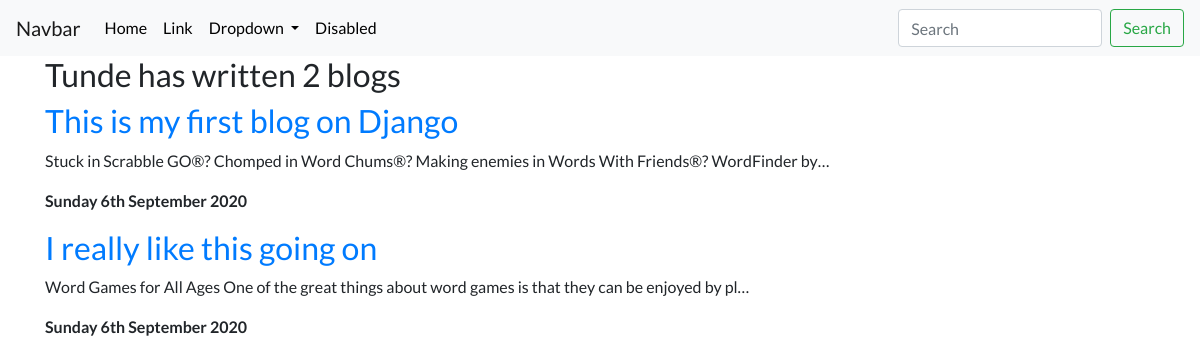
/blog/, run on an earlier commit of the app's database.
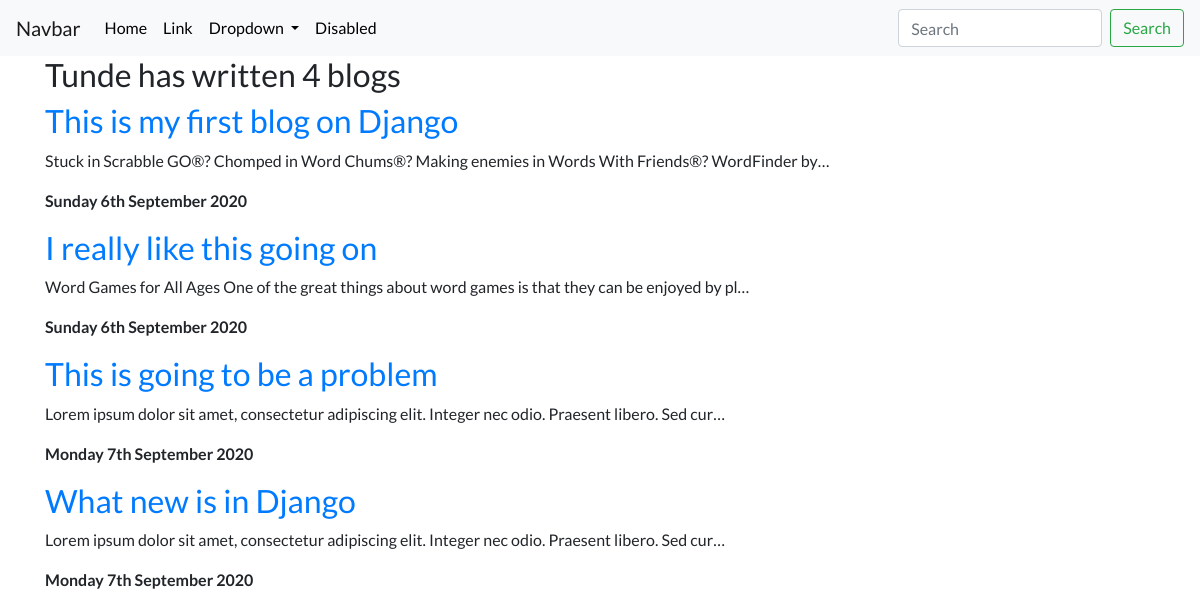
And on a later commit of the database.
### blog/models.py (models this page shows, shortened)
class Blog(models.Model):
    title = models.CharField(max_length=120)
    description = models.TextField()
    dateStamp =  models.DateTimeField(default=now)

### blog/views.py (the view)
# urls.py: path('', views.all_blogs, name='all_blogs'),
def all_blogs(request):
    blogs = Blog.objects.all()
    return render(request, 'blog/all_blogs.html', {'blogs' : blogs})

### blog/templates/blog/all_blogs.html
{% extends 'portfolio/base.html'%}
{% block content %}
  <h2>Tunde has written {{ blogs.count }} blog{{ blogs.count|pluralize }}</h2>
  {% for blog in blogs %}
    <a href="{% url 'blog:detail' blog.id %}"><h2>{{ blog.title }}</h2></a>
    <p>{{ blog.description|striptags|safe|truncatechars:100 }}</p>
    <p><b>{{ blog.dateStamp|date:'l jS F Y' }}</b></p>
  {% endfor %}
{% endblock %}

What changed in the data, as far as the page shows it:
added Blog: title "This is going to be a problem", description "Lorem ipsum dolor sit amet, consectetur adipiscing elit. Integer nec odio. Praesent libero. Sed cur…", dateStamp "Monday 7th September 2020"
added Blog: title "What new is in Django", description "Lorem ipsum dolor sit amet, consectetur adipiscing elit. Integer nec odio. Praesent libero. Sed cur…", dateStamp "Monday 7th September 2020"
Also different on the page:
{{ blogs.count }}: "2" → "4"
